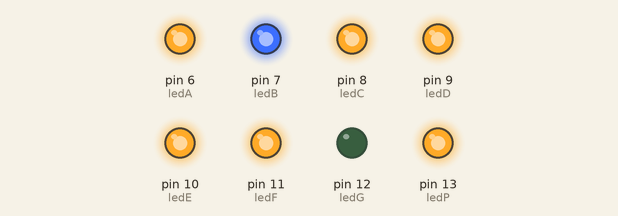
A sketch run on a simulated Arduino Uno, built with avr-gcc and run on an emulated ATmega328P. On the bench: output pins drawn as LEDs (lit = HIGH).

Above: at 0.2 s.
At 0.7 s:
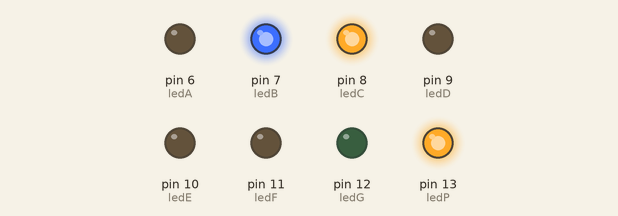
At 1.2 s:
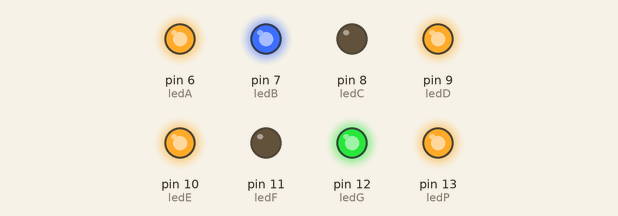
At 2.2 s:
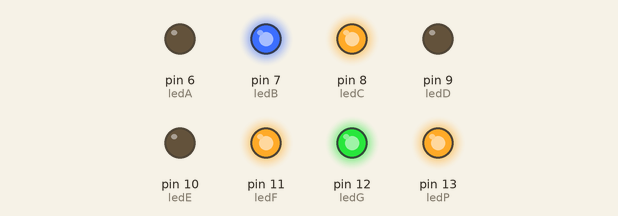
At 3.2 s:
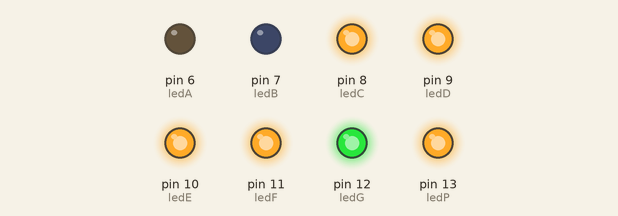
At 4.7 s:
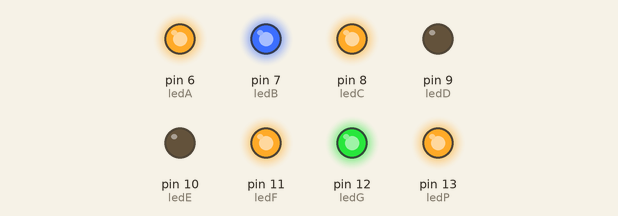
Timing chart, 0 to 5.8 s (numbered marks = the images above):
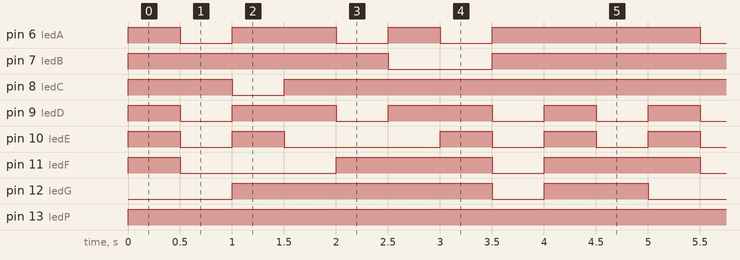

The sketch:

prog1.ino
```cpp
/**********************************************************************************
**                                                                               **
**                              Array de 8 LEDs                                  **
**                                                                               **
**                                                                               **
**********************************************************************************/

//********** Includes *************************************************************

//********** Variables ************************************************************
const int ledA = 6;          // donar nom al pin 6 de l’Arduino
const int ledB = 7;          // donar nom al pin 7 de l’Arduino
const int ledC = 8;          // donar nom al pin 8 de l’Arduino
const int ledD = 9;          // donar nom al pin 9 de l’Arduino
const int ledE = 10;          // donar nom al pin 10 de l’Arduino
const int ledF = 11;         // donar nom al pin 11 de l’Arduino
const int ledG = 12;         // donar nom al pin 12 de l’Arduino
const int ledP = 13;         // donar nom al pin 13 de l’Arduino

//********** Setup ****************************************************************
void setup()
{
  pinMode(ledA, OUTPUT);     // definir el pin 6 com una sortida
  pinMode(ledB, OUTPUT);     // definir el pin 7 com una sortida
  pinMode(ledC, OUTPUT);     // definir el pin 8 com una sortida
  pinMode(ledD, OUTPUT);     // definir el pin 9 com una sortida
  pinMode(ledE, OUTPUT);     // definir el pin 10 com una sortida
  pinMode(ledF, OUTPUT);     // definir el pin 11 com una sortida
  pinMode(ledG, OUTPUT);     // definir el pin 12 com una sortida
  pinMode(ledP, OUTPUT);     // definir el pin 13 com una sortida
}

//********** Loop *****************************************************************
void loop()
{
  digitalWrite(ledA, HIGH);    // posar a 5V el pin 6
  digitalWrite(ledB, HIGH);    // posar a 5V el pin 7
  digitalWrite(ledC, HIGH);    // posar a 5V el pin 8
  digitalWrite(ledD, HIGH);    // posar a 5V el pin 9
  digitalWrite(ledE, HIGH);    // posar a 5V el pin 10
  digitalWrite(ledF, HIGH);    // posar a 5V el pin 11
  digitalWrite(ledG, LOW);    // posar a 5V el pin 12
  digitalWrite(ledP, HIGH);    // posar a 5V el pin 13

  delay(500);                  // es queden leds 500ms encesos

   digitalWrite(ledA, LOW);    // posar a 5V el pin 6
  digitalWrite(ledB, HIGH);    // posar a 5V el pin 7
  digitalWrite(ledC, HIGH);    // posar a 5V el pin 8
  digitalWrite(ledD, LOW);    // posar a 5V el pin 9
  digitalWrite(ledE, LOW);    // posar a 5V el pin 10
  digitalWrite(ledF, LOW);    // posar a 5V el pin 11
  digitalWrite(ledG, LOW);    // posar a 5V el pin 12
  digitalWrite(ledP, HIGH);    // posar a 5V el pin 13

  delay(500);                  // es queden leds 500ms apagats

  digitalWrite(ledA, HIGH);    // posar a 5V el pin 6
  digitalWrite(ledB, HIGH);    // posar a 5V el pin 7
  digitalWrite(ledC, LOW);    // posar a 5V el pin 8
  digitalWrite(ledD, HIGH);    // posar a 5V el pin 9
  digitalWrite(ledE, HIGH);    // posar a 5V el pin 10
  digitalWrite(ledF, LOW);    // posar a 5V el pin 11
  digitalWrite(ledG, HIGH);    // posar a 5V el pin 12
  digitalWrite(ledP, HIGH);    // posar a 5V el pin 13

  delay(500);                  // es queden leds 500ms encesos


  digitalWrite(ledA, HIGH);    // posar a 5V el pin 6
  digitalWrite(ledB, HIGH);    // posar a 5V el pin 7
  digitalWrite(ledC, HIGH);    // posar a 5V el pin 8
  digitalWrite(ledD, HIGH);    // posar a 5V el pin 9
  digitalWrite(ledE, LOW);    // posar a 5V el pin 10
  digitalWrite(ledF, LOW);    // posar a 5V el pin 11
  digitalWrite(ledG, HIGH);    // posar a 5V el pin 12
  digitalWrite(ledP, HIGH);    // posar a 5V el pin 13

  delay(500);                  // es queden leds 500ms encesos

   digitalWrite(ledA, LOW);    // posar a 5V el pin 6
  digitalWrite(ledB, HIGH);    // posar a 5V el pin 7
  digitalWrite(ledC, HIGH);    // posar a 5V el pin 8
  digitalWrite(ledD, LOW);    // posar a 5V el pin 9
  digitalWrite(ledE, LOW);    // posar a 5V el pin 10
  digitalWrite(ledF, HIGH);    // posar a 5V el pin 11
  digitalWrite(ledG, HIGH);    // posar a 5V el pin 12
  digitalWrite(ledP, HIGH);    // posar a 5V el pin 13

  delay(500);                  // es queden leds 500ms encesos

     digitalWrite(ledA, HIGH);    // posar a 5V el pin 6
  digitalWrite(ledB, LOW);    // posar a 5V el pin 7
  digitalWrite(ledC, HIGH);    // posar a 5V el pin 8
  digitalWrite(ledD, HIGH);    // posar a 5V el pin 9
  digitalWrite(ledE, LOW);    // posar a 5V el pin 10
  digitalWrite(ledF, HIGH);    // posar a 5V el pin 11
  digitalWrite(ledG, HIGH);    // posar a 5V el pin 12
  digitalWrite(ledP, HIGH);    // posar a 5V el pin 13

  delay(500);                  // es queden leds 500ms encesos

   digitalWrite(ledA, LOW);    // posar a 5V el pin 6
  digitalWrite(ledB, LOW);    // posar a 5V el pin 7
  digitalWrite(ledC, HIGH);    // posar a 5V el pin 8
  digitalWrite(ledD, HIGH);    // posar a 5V el pin 9
  digitalWrite(ledE, HIGH);    // posar a 5V el pin 10
  digitalWrite(ledF, HIGH);    // posar a 5V el pin 11
  digitalWrite(ledG, HIGH);    // posar a 5V el pin 12
  digitalWrite(ledP, HIGH);    // posar a 5V el pin 13

  delay(500);                  // es queden leds 500ms encesos

  digitalWrite(ledA, HIGH);    // posar a 5V el pin 6
  digitalWrite(ledB, HIGH);    // posar a 5V el pin 7
  digitalWrite(ledC, HIGH);    // posar a 5V el pin 8
  digitalWrite(ledD, LOW);    // posar a 5V el pin 9
  digitalWrite(ledE, LOW);    // posar a 5V el pin 10
  digitalWrite(ledF, LOW);    // posar a 5V el pin 11
  digitalWrite(ledG, LOW);    // posar a 5V el pin 12
  digitalWrite(ledP, HIGH);    // posar a 5V el pin 13

  delay(500);                  // es queden leds 500ms apagats

    digitalWrite(ledA, HIGH);    // posar a 5V el pin 6
  digitalWrite(ledB, HIGH);    // posar a 5V el pin 7
  digitalWrite(ledC, HIGH);    // posar a 5V el pin 8
  digitalWrite(ledD, HIGH);    // posar a 5V el pin 9
  digitalWrite(ledE, HIGH);    // posar a 5V el pin 10
  digitalWrite(ledF, HIGH);    // posar a 5V el pin 11
  digitalWrite(ledG, HIGH);    // posar a 5V el pin 12
  digitalWrite(ledP, HIGH);    // posar a 5V el pin 13

  delay(500);                  // es queden leds 500ms apagats


    digitalWrite(ledA, HIGH);    // posar a 5V el pin 6
  digitalWrite(ledB, HIGH);    // posar a 5V el pin 7
  digitalWrite(ledC, HIGH);    // posar a 5V el pin 8
  digitalWrite(ledD, LOW);    // posar a 5V el pin 9
  digitalWrite(ledE, LOW);    // posar a 5V el pin 10
  digitalWrite(ledF, HIGH);    // posar a 5V el pin 11
  digitalWrite(ledG, HIGH);    // posar a 5V el pin 12
  digitalWrite(ledP, HIGH);    // posar a 5V el pin 13

  delay(500);                  // es queden leds 500ms apagats
}

//********** Funcions *************************************************************
```

Measured:
- by itself, pin 6 (ledA): repeats every 5.0 s: LOW 0.50 s, HIGH 1.0 s, LOW 0.50 s, HIGH 0.50 s, LOW 0.50 s, HIGH 2.0 s
- by itself, pin 7 (ledB): repeats every 5.0 s: LOW 1.0 s, HIGH 4.0 s
- by itself, pin 8 (ledC): repeats every 5.0 s: LOW 0.50 s, HIGH 4.5 s
- by itself, pin 9 (ledD): repeats every 5.0 s: 2 × (LOW 0.50 s, HIGH 1.0 s), 2 × (LOW 0.50 s, HIGH 0.50 s)
- by itself, pin 10 (ledE): repeats every 5.0 s: LOW 0.50 s, HIGH 0.50 s, LOW 1.5 s, 2 × (HIGH 0.50 s, LOW 0.50 s), HIGH 0.50 s
- by itself, pin 11 (ledF): repeats every 5.0 s: LOW 1.5 s, HIGH 1.5 s, LOW 0.50 s, HIGH 1.5 s
- by itself, pin 12 (ledG): repeats every 5.0 s: LOW 0.50 s, HIGH 1.0 s, LOW 1.0 s, HIGH 2.5 s
- by itself, pin 13 (ledP): LOW → HIGH at 0.00 s
